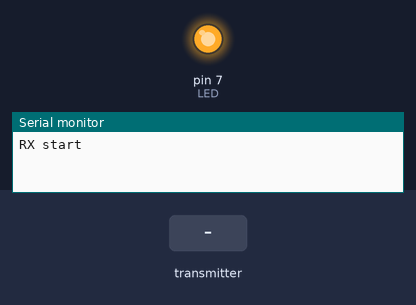
Bench run of a sketch on a simulated Arduino Uno, built with avr-gcc and run on an emulated ATmega328P. On the bench: output pins drawn as LEDs (lit = HIGH), the last lines printed to the serial monitor. Inputs (shaded band) come from the test bench. No radio packets arrive unless stated.

Above: at 0.1 s.
At 1.7 s:
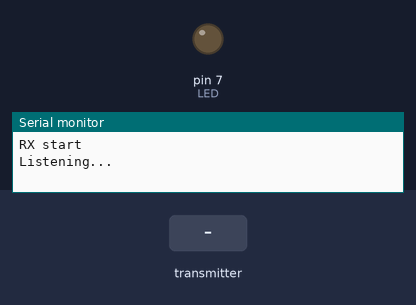
1.8 s: the transmitter starts sending data = 0
3.3 s: the transmitter starts sending data = 255
Timing chart, 0 to 6.3 s (numbered marks = the images above; inputs shaded):
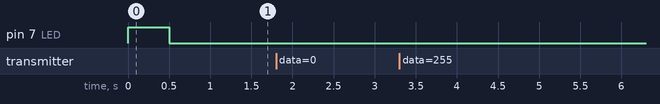

The sketch:

rx_test2.ino
```cpp
#include <SPI.h>
#include <RF24.h>

#define LED 7
RF24 radio(9, 10);
uint8_t pipe1_addr[5] = {"1Node"};

void setup() {
  Serial.begin(9600);
  Serial.println("RX start");

  pinMode(LED, OUTPUT);
  digitalWrite(LED, HIGH);
  delay(500);
  digitalWrite(LED, LOW);

  if (!radio.begin()) {
    Serial.println("радио не подключен");
    while(1);
  }

  radio.setPALevel(RF24_PA_LOW);
  radio.setDataRate(RF24_250KBPS);
  radio.setChannel(76);
  radio.setPayloadSize(1);  // размер пакета (полезной нагрузки) - 1 байт (1 или 0)

  radio.openReadingPipe(0, pipe1_addr);
  radio.startListening();

  Serial.println("Listening...");
}

void loop() {
  if (radio.available()) {
    uint8_t data;
    radio.read(&data, 1);  // Читать 1 байт

    Serial.print("Received: ");
    Serial.println(data, HEX);

    if (data == 0x01) {
      digitalWrite(LED, HIGH);
      Serial.println("LED ON");
    }
    else if (data == 0x00) {
      digitalWrite(LED, LOW);
      Serial.println("LED OFF");
    }
  }
}
```
